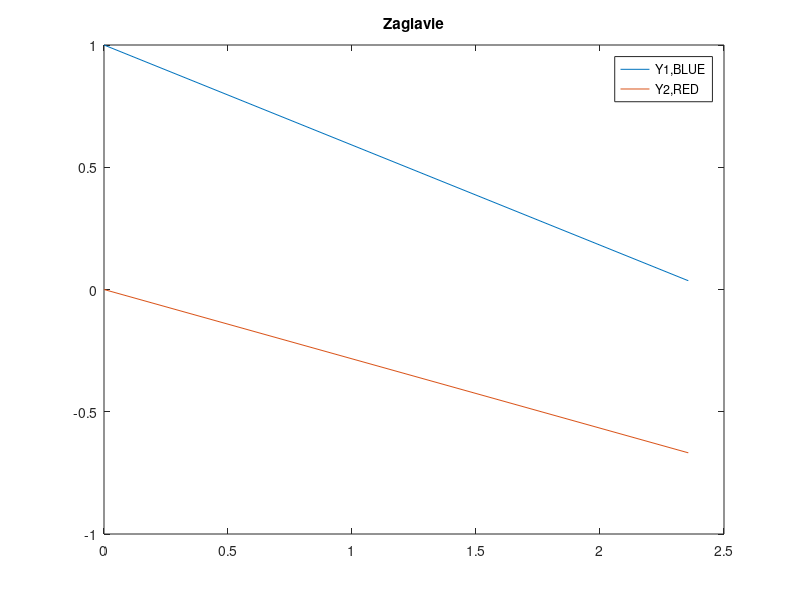

Write MATLAB code to recreate this figure.
x = [0, 3*pi/4];
y1 = cos(sqrt(x));
y2 = sin(x.*x);
plot(x,y1)
hold on;
plot(x,y2)
legend('Y1,BLUE', 'Y2,RED')
title('Zaglavie')
hold off;